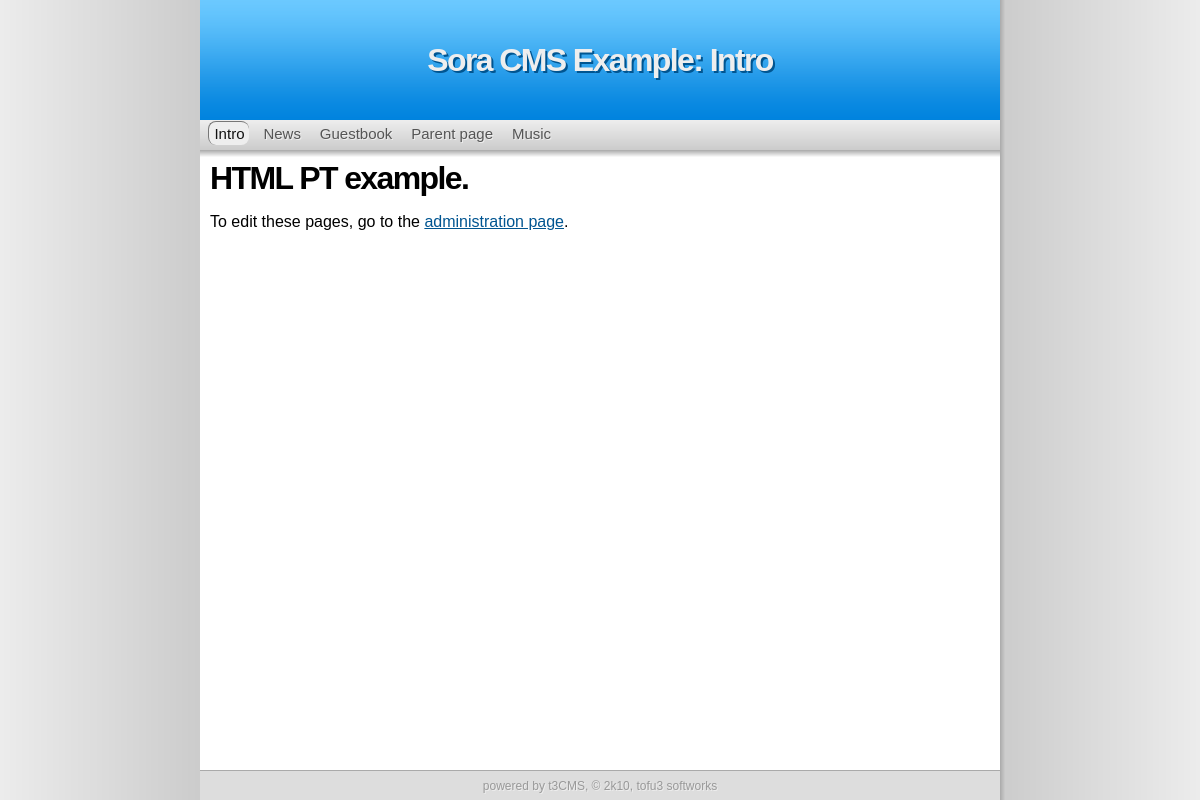
The page / on the database its author committed.
### tables this page shows
CREATE TABLE "sora_settings" ("name" TEXT check(typeof("name") = 'text') , "type" INTEGER, "value" TEXT check(typeof("value") = 'text') , "id" INTEGER PRIMARY KEY  AUTOINCREMENT  NOT NULL );

CREATE TABLE "sora_pages" ("id" INTEGER PRIMARY KEY  NOT NULL ,"name" TEXT,"type" TEXT,"content" TEXT,"title" TEXT,"sub" TEXT DEFAULT _ , "special" INTEGER DEFAULT 0);

CREATE TABLE "sora_menus" ("id" INTEGER PRIMARY KEY  AUTOINCREMENT  NOT NULL , "menu" INTEGER NOT NULL  DEFAULT 0, "label" TEXT, "type" TEXT DEFAULT page, "link" TEXT, "sorting" INTEGER DEFAULT 0);

### inc/inc.settings.php (called while the page is built)
<?php
$_S['pageName'] = 't3cmsTestAlpha';
$_S['pageRoot'] = 'http://tofu3.ath.cx/t3cms/';
$_S['dbType'] = 'sqlite';
$_S['dbName'] = '';
$_S['dbPath'] = 'db/alpha.db';
$_S['dbUser'] = '';
$_S['dbPass'] = '';
$_S['dbPrfix'] = 'sora_';
$_S['dbConnectionString'] = $_S['dbType'].':'.$_S['dbPath'];
?>

### inc/inc.db.php (called while the page is built, shortened)
<?php
 $_DBp = $_S['dbPrfix'];
 try {
  $_DB = new PDO($_S['dbConnectionString'],$_S['dbUser'],$_S['dbPass']);
 }
 catch (Exception $e) {
	print '<pre>Database error.';
    print_r($e);
    print '</pre>';
	die();
 }
 function db_setting($name){
    global $_DB, $_DBp;
    $q = $_DB->query("SELECT value FROM {$_DBp}settings WHERE name='$name'");
    $r = $q->fetch();
    return $r[0];
 }
 function db_page($name) {
    global $_DB, $_DBp;
    $q = $_DB->query("SELECT * FROM {$_DBp}pages WHERE name='$name'");
    $r = $q->fetch();
    return $r;
 }
?>

### inc/inc.page.php (called while the page is built, shortened)
<?php
 include_once('inc/inc.db.php');
 function get_page($override = 0){
    if(!$override){
        $default = db_setting('default_page');
        @$page=$_GET['page']?$_GET['page']:$default;
    }
    else {
        $page = $override;
    }
    $pagedata = db_page($page);
    return array($pagedata['title'],$pagedata['type'],$pagedata['content'],$page,$pagedata['id'],$pagedata['sub']);
 }
?>

### inc/inc.debug.php (called while the page is built, shortened)
<?php
 function d_getdbasarray(){
    global $_DB,$_DBp;
    $d_inctables = array('settings','pt_guestbook','pages');
    $DBC = array();
    foreach ($d_inctables as $t){
        $i = 0;
        foreach ($_DB->query("SELECT * from {$_DBp}$t") as $r){
            $i++;
                foreach($r as $n=>$v)
                    if (!is_int($n))
                        $DBC[$t][$i][$n] = $v;
        }
    }
    return $DBC;
 }
?>

### inc/inc.build-functions.php (the view, shortened to what this page needs)
<?php
 function do_menu($id,$orient = 'vertical'){
    global $_DB,$_DBp;
    global $page_name;
    global $page_sub;
    foreach($_DB->query("SELECT label,type,link FROM {$_DBp}menus WHERE menu='$id' ORDER BY sorting") as $r){
        $linkname = $r['link'];
        $linkname=='./'?$linkname=db_setting('default_page'):0;
        $active = ($page_name==$linkname)||($page_sub==$linkname)?1:0;
        $menudata[] = array($r['label'],$r['type'],$r['link'],$active);
    }
    $m = build_menu($menudata,$orient);
    print $m;
 }
 function build_menu($data,$orient){
    global $url_style;
    foreach ($data as $item){
        $class = $item[3]?' class="active"':'';
        switch($item[1]){
            case 'page':
                if($url_style != 'pretty'){
                    $url = '?page='.$item[2];
                }
                else {
                    $url = './'.$item[2]; break;
                }
                break;
            case 'redir': $url = $item[2]; break;
        }
        if($orient == 'vertical'){
            $r .= '&nbsp;<a href="'.$url.'"'.$class.'>'.$item[0].'</a>&nbsp;';
        }
        else {
            $r .= '<a href="'.$url.'"'.$class.'>'.$item[0].'</a><br/>';
        }
    }
    return $r;
 }
?>

### styles/default_h5c3img/header.php (shortened to what this page needs)
<table id="tcont" border="0" cellspacing="0" cellpadding="0">
 <tr>
  <td rowspan="4" id="tleft"><div id="shadow"></div></td>
  <td id="thead"><h1><?=$title.': '.$page_title?></h1></td>
  <td rowspan="4" id="tright"><div id="shadow"></div></td>
 </tr>
 <tr>
  <td id="tmenu"><div><?php do_menu(0) ?></div></td>
 </tr>
 <tr>
  <td>
   <table cellspacing="0" cellpadding="0" style="width:100%;height:100%">
    <tr>
     <td id="tmain">

### pt/html/inc.php
<?php
 function do_page($content, $name){
    print $content;
 }
?>

### styles/default_h5c3img/css/default.css (style rules this page uses)
* { font-family: Sans-serif }
h1,h2,h3 { letter-spacing: -0.05em; margin:0px; }
#thead h1 { color: #eee; text-shadow: #005591 2px 2px }
html,body { margin:0px; height:100% }
body { background-color: #ccc }
#tcont { width: 100%; height: 100% }
#thead { width: 800px; height: 120px; text-align: center; background: url('../img/top_bg.png') top left #0083de; }
#tleft { background: url('../img/left_bg.png') top right }
#tright { background: url('../img/right_bg.png') top left }
#shadow { height: 100%; width: 5px }
#tright #shadow { background: transparent }
#tleft #shadow { background: transparent }
#tmenu { height: 30px; background: #042 }
#tmain { vertical-align: top; background-color: #fff; padding: 10px; background: url('../img/cont_bg.png') top left #fff repeat-x }
#tmain a { color: #005591 }
a.active { text-decoration: underline!important }
#tmenu div { background: url('../img/menu_bg.png') top left #ddd repeat-x; height: 25px; padding-top: 5px; padding-left: 4px; padding-bottom:0px }
#tmenu a { padding: 3 5 3 5px; font-size: 15px; text-shadow: #eee 1px 1px; text-decoration: none; color: #555; }
#tmenu a.active { color: #111; text-decoration: none!important; background: #eee; -moz-border-radius: 8px; -webkit-border-radius: 8px; border-radius: 8px; border: 1px #777 solid; border-bottom: 0px; border-right: 0px; }

### rows shown on the page
sora_settings: value "Sora CMS Example"
sora_pages: title "Intro", content "HTML PT example. To edit these pages, go to the administration page ."
sora_menus: label "Intro"
sora_menus: label "News"
sora_menus: label "Guestbook"
sora_menus: label "Parent page"
sora_menus: label "Music"
